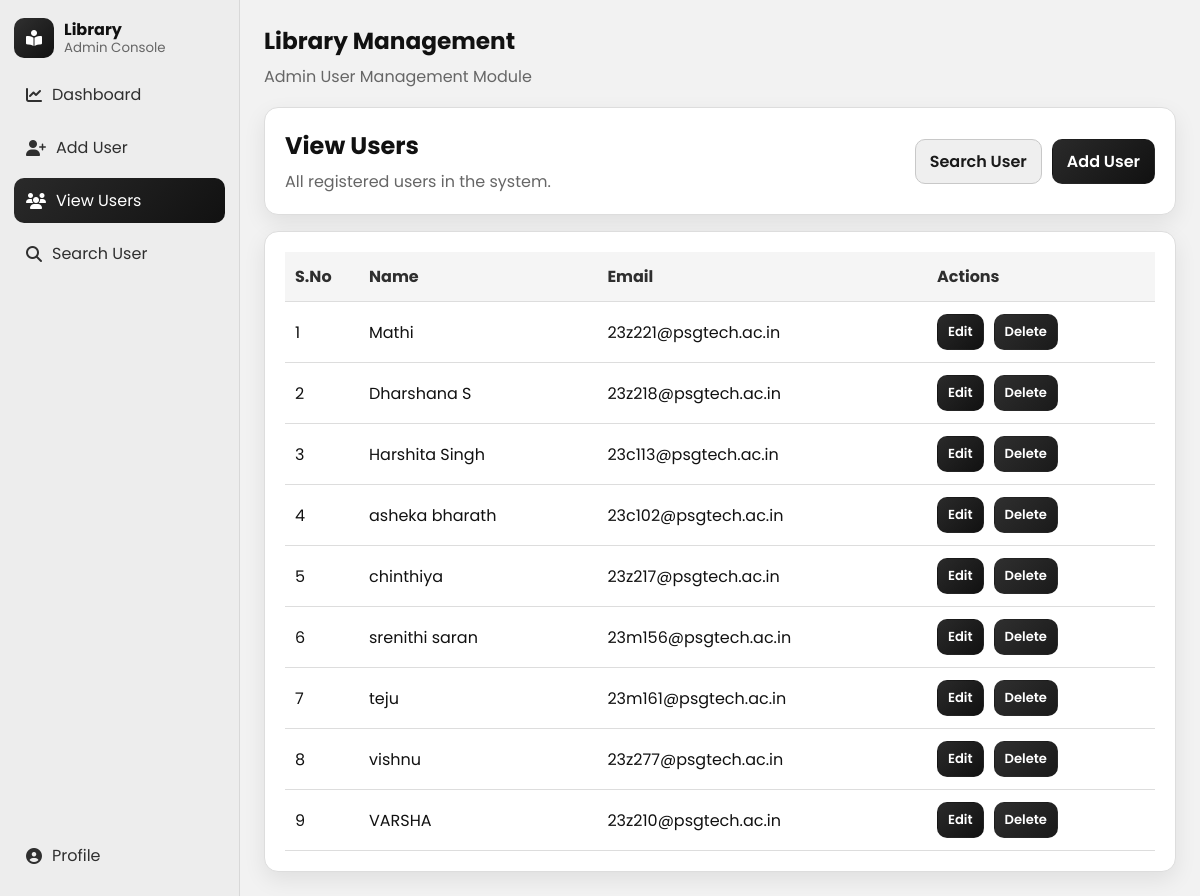
/users, run on an earlier commit of the app's database.
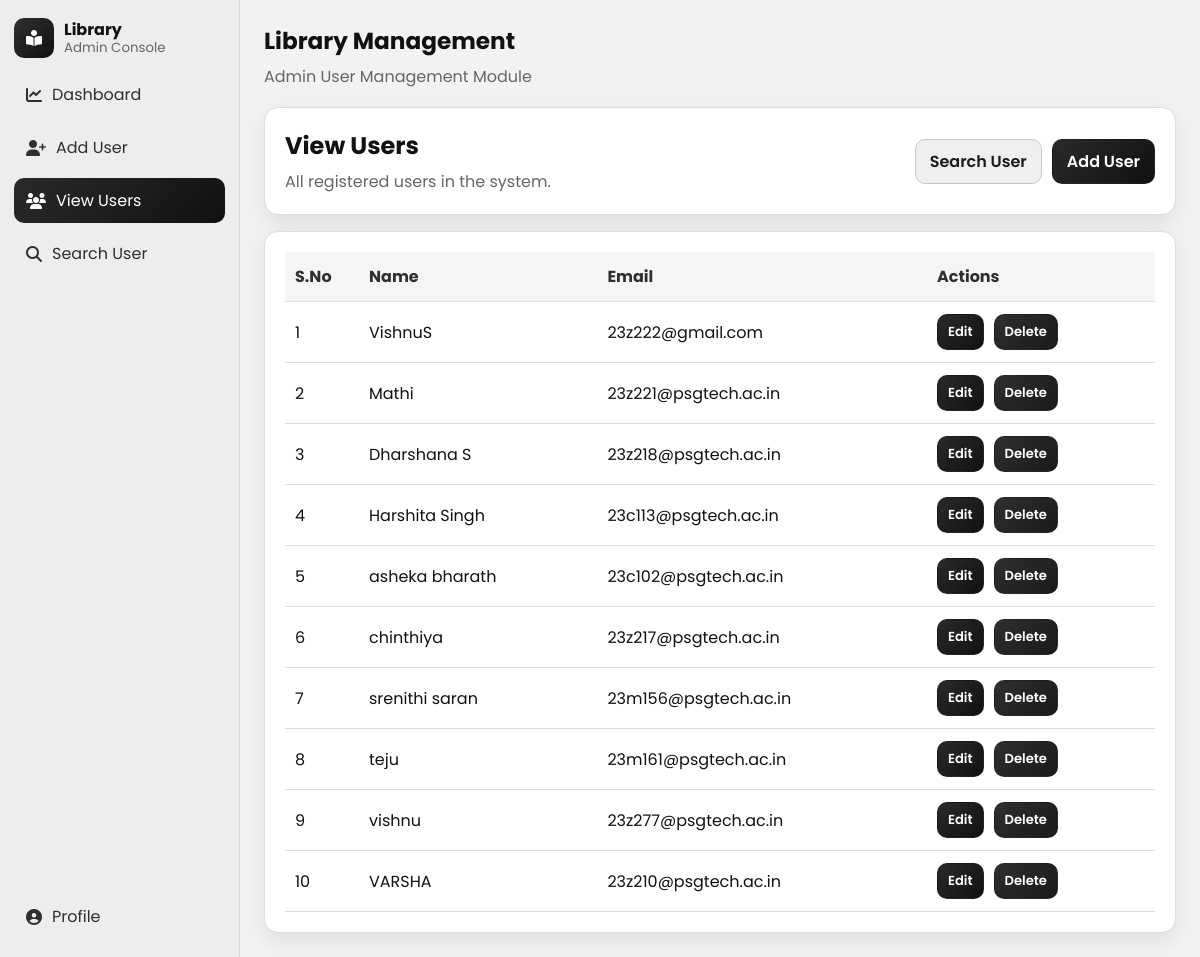
And on a later commit of the database.
### tables this page shows
CREATE TABLE users
                     (id INTEGER PRIMARY KEY AUTOINCREMENT,
                      name TEXT NOT NULL,
                      email TEXT NOT NULL,
                      phone TEXT, password TEXT NOT NULL DEFAULT '');

### app.py (the view)
@app.route("/users")
def view_users():
    users = fetch_all_users()
    return render_template("view_users.html", users=users)

### app.py (called while the page is built)
def fetch_all_users():
    with get_connection() as conn:
        return conn.execute(
            "SELECT id, name, email, password FROM users ORDER BY id DESC"
        ).fetchall()

### database.py (called while the page is built)
def get_connection():
    conn = sqlite3.connect(DATABASE_PATH)
    conn.row_factory = sqlite3.Row
    return conn

### templates/view_users.html (shortened to what this page needs)
{% extends "base.html" %}
{% block content %}
<section class="page-heading heading-row">
    <div>
        <h1>View Users</h1>
        <p>All registered users in the system.</p>
    </div>
    <div class="toolbar-actions">
        <a class="btn btn-light" href="{{ url_for('search_user') }}">Search User</a>
        <a class="btn btn-primary" href="{{ url_for('add_user') }}">Add User</a>
    </div>
</section>
{% if users %}
<section class="table-card">
    <div class="table-wrap">
        <table class="data-table">
            <thead>
                <tr>
                    <th class="serial-col">S.No</th>
                    <th>Name</th>
                    <th>Email</th>
                    <th class="actions-col">Actions</th>
                </tr>
            </thead>
            <tbody>
                {% for user in users %}
                <tr>
                    <td class="serial-col">{{ loop.index }}</td>
                    <td>{{ user.name }}</td>
                    <td>{{ user.email }}</td>
                    <td class="actions-col">
                        <div class="action-group">
                            <a class="btn btn-primary btn-sm" href="{{ url_for('update_user', user_id=user.id) }}">Edit</a>
                            <form method="post" action="{{ url_for('delete_user', user_id=user.id) }}" class="inline-form js-confirm-delete" data-confirm="Delete {{ user.name }} permanently?">
                                <button class="btn btn-danger btn-sm" type="submit">Delete</button>
                            </form>
                        </div>
                    </td>
                </tr>
                {% endfor %}
            </tbody>
        </table>
    </div>
</section>
{% else %}
<section class="empty-state">
    <i class="fa-solid fa-users-slash"></i>
    <h2>No users found</h2>
    <p>Add your first user to get started.</p>
</section>
{% endif %}
{% endblock %}

### templates/base.html (shortened to what this page needs)
<!DOCTYPE html>
<html lang="en">
<head>
    <link rel="stylesheet" href="https://cdnjs.cloudflare.com/ajax/libs/font-awesome/6.5.2/css/all.min.css">
    <link rel="stylesheet" href="{{ url_for('static', filename='css/style.css') }}">
</head>
<body>
    <div class="dashboard-shell">
        <aside class="sidebar">
            <a class="brand" href="{{ url_for('dashboard') }}">
                <span class="brand-mark"><i class="fa-solid fa-book-open-reader"></i></span>
                <span class="brand-text">
                    <strong>Library</strong>
                    <small>Admin Console</small>
                </span>
            </a>
            <nav class="sidebar-nav">
                <a href="{{ url_for('dashboard') }}" class="nav-link {% if request.endpoint == 'dashboard' %}active{% endif %}">
                    <i class="fa-solid fa-chart-line"></i><span>Dashboard</span>
                </a>
                <a href="{{ url_for('add_user') }}" class="nav-link {% if request.endpoint == 'add_user' %}active{% endif %}">
                    <i class="fa-solid fa-user-plus"></i><span>Add User</span>
                </a>
                <a href="{{ url_for('view_users') }}" class="nav-link {% if request.endpoint in ['view_users', 'user_detail', 'update_user'] %}active{% endif %}">
                    <i class="fa-solid fa-users"></i><span>View Users</span>
                </a>
                <a href="{{ url_for('search_user') }}" class="nav-link {% if request.endpoint == 'search_user' %}active{% endif %}">
                    <i class="fa-solid fa-magnifying-glass"></i><span>Search User</span>
                </a>
            </nav>
            <div class="sidebar-footer">
                <a href="{{ url_for('profile') }}" class="nav-link {% if request.endpoint == 'profile' %}active{% endif %}">
                    <i class="fa-solid fa-circle-user"></i><span>Profile</span>
                </a>
            </div>
        </aside>
        <main class="main-content">
            <header class="content-topbar">
                <h1>Library Management</h1>
                <p>Admin User Management Module</p>
            </header>
            <div class="content-body">
                {% block content %}{% endblock %}
            </div>
        </main>
    </div>
</body>
</html>

### static/css/style.css (style rules this page uses)
:root { --bg: #f2f2f2; --surface: #ffffff; --surface-soft: #f7f7f7; --text: #111111; --muted: #666666; --line: #dddddd; --primary: #2a2a2a; --primary-dark: #1a1a1a; --danger: #2f2f2f; --danger-dark: #1f1f1f; --radius: 14px; --shadow: 0 8px 22px rgba(0, 0, 0, 0.08); }
* { box-sizing: border-box; }
body { margin: 0; font-family: "Poppins", sans-serif; color: var(--text); background: var(--bg); }
.dashboard-shell { min-height: 100vh; display: flex; }
.sidebar { width: 240px; background: #ededed; border-right: 1px solid #d8d8d8; padding: 18px 14px; display: flex; flex-direction: column; gap: 14px; }
.brand { text-decoration: none; color: var(--text); display: flex; align-items: center; gap: 10px; }
.brand-mark { width: 40px; height: 40px; border-radius: 10px; display: flex; align-items: center; justify-content: center; color: #fff; background: linear-gradient(135deg, #303030, #111111); }
.brand-text { display: flex; flex-direction: column; line-height: 1.2; }
.brand-text small { color: var(--muted); }
.sidebar-nav { display: flex; flex-direction: column; gap: 8px; }
.sidebar-footer { margin-top: auto; }
.nav-link { text-decoration: none; color: #2f2f2f; border-radius: 10px; padding: 10px 12px; display: flex; align-items: center; gap: 10px; transition: background 0.2s ease, color 0.2s ease; }
.nav-link.active { color: #fff; background: linear-gradient(135deg, #2a2a2a, #111111); }
.main-content { flex: 1; min-width: 0; padding: 24px; }
.content-topbar h1 { margin: 0; font-size: 1.45rem; }
.content-topbar p { margin: 6px 0 0; color: var(--muted); }
.content-body { margin-top: 18px; }
.hero, .page-heading, .form-card, .profile-card, .detail-card, .empty-state, .table-card { background: var(--surface); border: 1px solid var(--line); border-radius: var(--radius); box-shadow: var(--shadow); }
.hero, .page-heading, .form-card, .profile-card, .detail-card, .table-card { padding: 20px; }
.hero h1, .page-heading h1 { margin: 0 0 6px; font-size: clamp(1.2rem, 2vw, 1.7rem); }
.hero p, .page-heading p { margin: 0; color: var(--muted); }
.page-heading { margin-bottom: 16px; }
.heading-row { display: flex; align-items: center; justify-content: space-between; gap: 12px; }
.toolbar-actions, .user-card-actions, .form-actions, .action-group { display: flex; align-items: center; gap: 10px; }
.btn { border: 1px solid transparent; border-radius: 10px; padding: 9px 14px; font-family: inherit; font-weight: 600; cursor: pointer; text-decoration: none; display: inline-flex; align-items: center; justify-content: center; transition: background 0.2s ease, transform 0.2s ease; }
.btn-sm { padding: 7px 10px; font-size: 0.82rem; }
.btn-primary { color: #fff; background: linear-gradient(135deg, var(--primary), #111111); }
.btn-light { color: #1a1a1a; border-color: #c8c8c8; background: #efefef; }
.btn-danger { color: #fff; background: linear-gradient(135deg, var(--danger), #1a1a1a); }
.table-card { margin-top: 16px; }
.table-wrap { overflow-x: auto; }
.data-table { width: 100%; border-collapse: collapse; }
.data-table th, .data-table td { padding: 12px 10px; border-bottom: 1px solid var(--line); text-align: left; }
.data-table th { color: #2f2f2f; background: #f5f5f5; }
.actions-col { text-align: right; }
.serial-col { width: 74px; text-align: center; }
.inline-form { display: inline; margin: 0; }

What changed in the data, as far as the page shows it:
added users: name "VishnuS", email "23z222@gmail.com"
